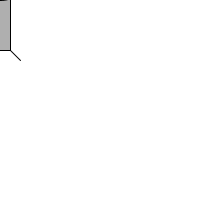
Frame 1 (no input)
Frame 60 (the mouse pressed at the canvas centre just before this capture): identical to frame 1, image omitted
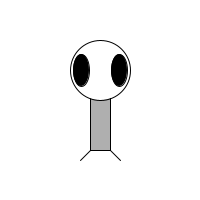
Frame 120 (the mouse held since frame 60 and released just before this capture)

The Processing sketch that drew these frames (run headless with seeded random() and noise(); from frame 60 on, the mouse is pressed at the canvas centre):

// Processing sketch: Ex3_5
// ── Ex3_5.pde
void setup() {
  size(200, 200);
}

void draw() {
  background(255);
  
  ellipseMode(CENTER);
  rectMode(CENTER);
  
  stroke(0);
  fill(175);
  rect(mouseX, mouseY, 20, 100);
  
  stroke(0);
  fill(255);
  ellipse(mouseX, mouseY-30, 60, 60);
  
  fill(0);
  ellipse(mouseX-19, mouseY-30, 16, 32);
  ellipse(mouseX+19, mouseY-30, 16, 32);
  
  stroke(0);
  line(mouseX-10, mouseY+50, mouseX-20, mouseY + 60);
  line(mouseX+10, mouseY+50, mouseX+20, mouseY + 60);
}
